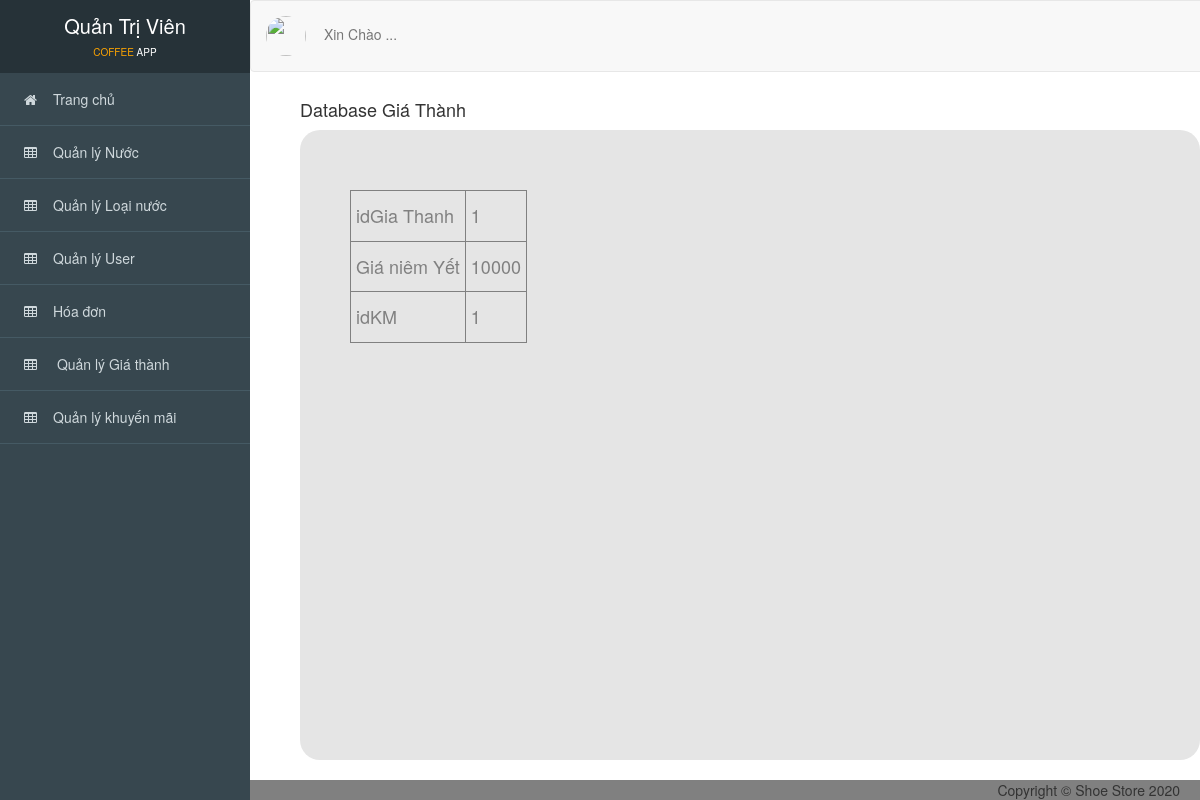
Page /Admin/index.php?action=xemgiathanh&id=1 on the committed database.
### tables this page shows
CREATE TABLE `giathanh` (
  `idGiaThanh` int(11) NOT NULL,
  `GiaNiemYet` double NOT NULL,
  `idKM` int(11) NOT NULL
);

CREATE TABLE `khuyenmai` (
  `idKM` int(11) NOT NULL,
  `LoaiKM` varchar(255) NOT NULL,
  `GiatriKM` double NOT NULL,
  `NgayBD` date NOT NULL,
  `NgayKT` date NOT NULL
);

### Admin/controller_admin/quanlygiathanh.php (called while the page is built, shortened)
<?php
    require_once('./model_admin/giathanh.php');
    class giathanhcontroller
    {
        var $giathanh_model;
        public function __construct()
        {
            $this->giathanh_model = new giathanh();
        }
         public function details()
        {
            $id = isset($_GET['id']) ? $_GET['id'] : 1;
            $data = $this->giathanh_model->find($id);
            $data_km = $this->giathanh_model->all_km();
            require_once('views_admin/index.php');
        }
         }
?>

### Admin/model_admin/giathanh.php (called while the page is built, shortened)
<?php
    require_once('ketnoi.php');
    class giathanh
    {
    	var $conn;
    	function __construct()
    	{
    		$connect_obj = new ketnoi();
    		$this->conn = $connect_obj->connect;
    	}
        function all_km()
        {
            $query = "SELECT * FROM khuyenmai ORDER BY idKM";
            $result = $this->conn->query($query);
            $data = array();
            while ($row = $result->fetch_assoc()) {
               $data[] = $row;
            }
            return $data;
        }
    	function find($id)
        {
             $query = "SELECT * FROM giathanh
                            INNER JOIN khuyenmai
                            ON giathanh.idKM = khuyenmai.idKM
                            WHERE idGiaThanh=$id
                            ORDER BY idGiaThanh";
            return $this->conn->query($query)->fetch_assoc();
        }
    }
?>

### Admin/model_admin/ketnoi.php (called while the page is built, shortened)
<?php
    class ketnoi
    {
    	function __construct()
    	{
    		$host = "localhost";
    		$username ="root";
    		$password = "";
    		$dbname = "coffe_app";
    		$this->connect = new mysqli($host,$username,$password,$dbname);
    	}
    }
?>

### Admin/views_admin/giathanh/xem.php (the view)
<div id="viewport">
<div class="container-fluid" id="noidung">
      <h4>Database Giá Thành</h4>
      <div style="background-color: #e5e5e5; padding: 60px 50px 10px; color:gray;border-radius: 20px;min-height: 630px;">
        <table border="1" cellpadding="5">
          <tr>
            <td><h4>idGia Thanh </h4></td>
            <td><h4><?= $data['idGiaThanh'];   ?>  </h4></td>
          </tr>
          <tr>
            <td><h4>Giá niêm Yết </h4></td>
            <td><h4> <?= $data['GiaNiemYet'];   ?> </h4></td>
          </tr>
          <tr>
            <td><h4>idKM</h4></td>
            <td><h4><?= $data['idKM'];   ?>  </h4></td>
          </tr>
        </table>
        <br>
        <br>
        <br>
 </div>
</div>
</div>

### Admin/public_admin/css/style.css (style rules this page uses)
body { overflow-x: hidden; font-family: 'Roboto', sans-serif; font-size: 16px; }
#viewport { padding-left: 250px; -webkit-transition: all 0.5s ease; -moz-transition: all 0.5s ease; -o-transition: all 0.5s ease; transition: all 0.5s ease; }
#noidung { padding-top: 90px; padding-left: 50px; background-color: white; }

### rows in the picture
giathanh: idGiaThanh "1", GiaNiemYet "10000", idKM.idKM "1"
